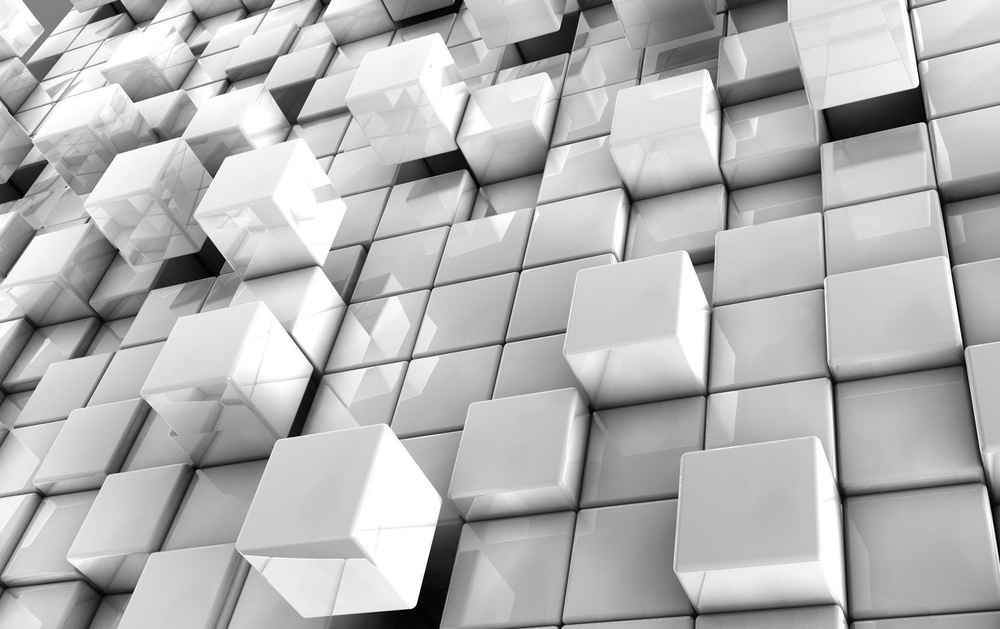
#> input picture image/block.jpg, 1000 x 629 px, shrunk from 1716 x 1080 before the run
$ python feature_harris_corner_detection.py
#> lines starting #> are read from the running program, lines starting #| are printed output that depends on the picture; after the words box and inside, x2 and y2 are one past the last pixel; in counts of white or black regions, pixels touching at a corner belong together
# https://docs.opencv.org/4.x/dc/d0d/tutorial_py_features_harris.html

import numpy as np
import cv2 as cv


# ---------------------- Harris Corner Detector in OpenCV -------------------
img = cv.imread('./image/block.jpg')
#> img is the input picture: shape (629, 1000, 3); min 0, max 255, mean 180
gray = cv.cvtColor(img,cv.COLOR_BGR2GRAY)

gray = np.float32(gray)
dst = cv.cornerHarris(gray,2,3,0.04)
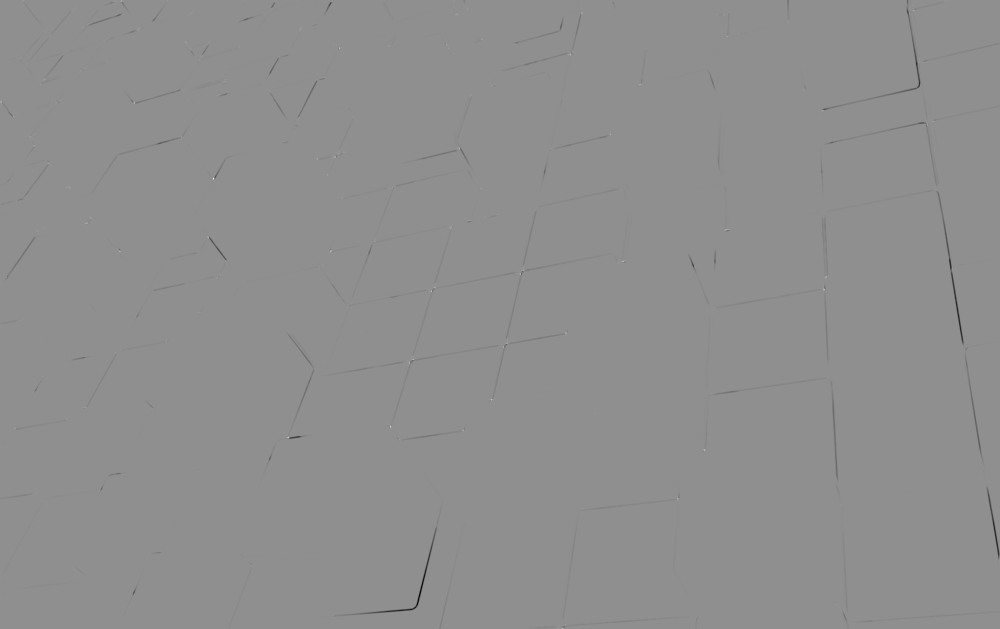
#> dst: shape (629, 1000) float32; min -102028144, max 79112816, mean -212782.3; drawn with min black and max white

# Result is dilated for marking the corners, not important
dst = cv.dilate(dst,None)

# Threshold for an optimal value, it may vary depending on the image.
img[dst>0.01*dst.max()]=[0,0,255]
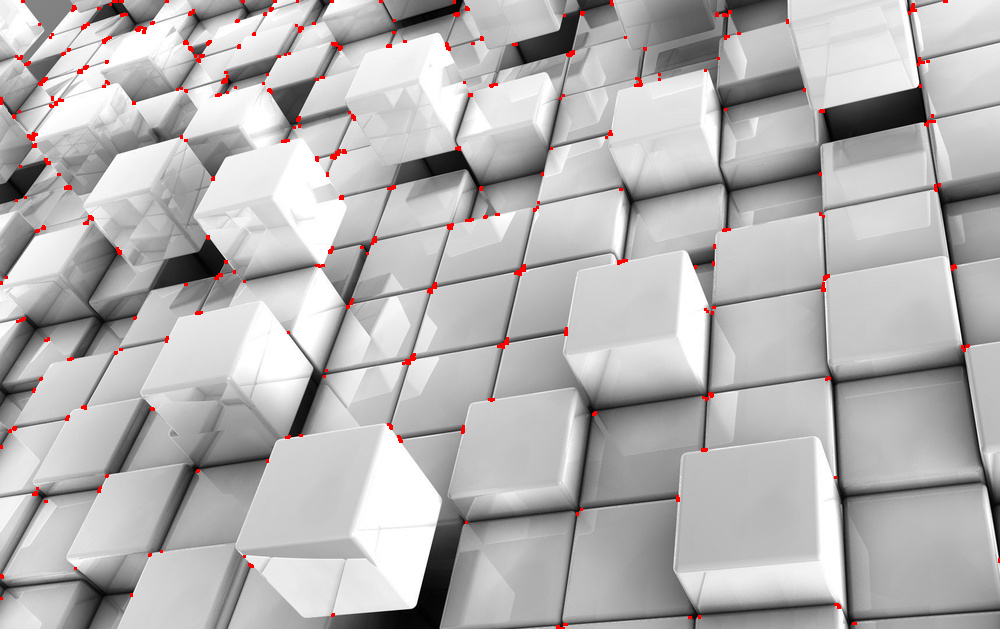
#> img: shape (629, 1000, 3); 0.82% of pixels changed, all inside (x1, y1, x2, y2) = (0, 0, 1000, 629)

cv.imshow('dst',img)
if cv.waitKey(0) & 0xff == 27:
#> (key Esc is pressed here)
    cv.destroyAllWindows()


# ------------------------ Corner with SubPixel Accuracy --------------------
img = cv.imread('./image/star.jpg')
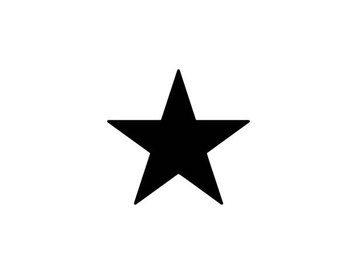
#> input picture image/star.jpg, 357 x 274 px, shrunk from 612 x 471 before the run
#> img is the input picture: shape (274, 357, 3); min 0, max 255, mean 237.4
gray = cv.cvtColor(img,cv.COLOR_BGR2GRAY)
#> gray: shape (274, 357)

gray = np.float32(gray)
dst = cv.cornerHarris(gray,2,3,0.04)
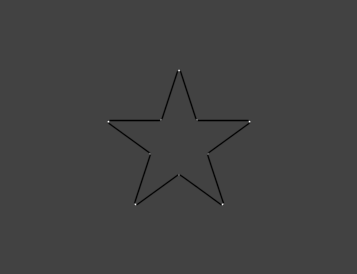
#> dst: shape (274, 357) float32; min -109365376, max 310946688, mean -716245.6; drawn with min black and max white

# Result is dilated for marking the corners, not important
dst = cv.dilate(dst,None)
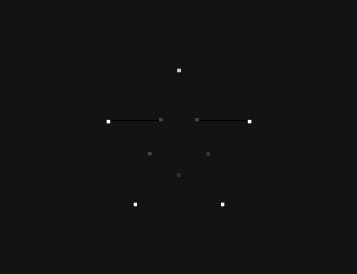
#> dst: shape (274, 357) float32; min -26019806, max 310946688, mean 189624.7; drawn with min black and max white
ret, dst = cv.threshold(dst,0.01*dst.max(),255,0)
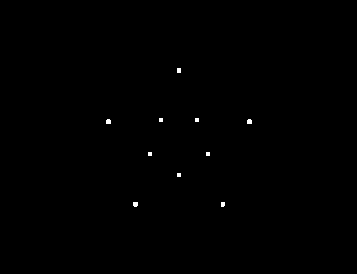
#> dst: shape (274, 357) float32; 0.19% white; 10 white regions (6 under 20 px), largest, box (x1, y1, x2, y2) and area: (106, 119, 111, 124) 23, (247, 119, 252, 124) 23, (133, 202, 138, 207) 23, (177, 68, 181, 73) 20
#> ret = 3109466.9
dst = np.uint8(dst)

# Find centroids
ret, labels, stats, centroids = cv.connectedComponentsWithStats(dst)
#> labels: shape (274, 357) int32; 11 distinct labels, from 0 to 10
#> ret = 11; stats = [[0, 0, 357, 274, 97630], [177, 68, 4, 5, 20], [106, 119, 5, 5, 23], [159, 118, 4, 4, 16], [195, 118, 4, 4, 16], [247, 119, 5, 5, 23], [148, 152, 4, 4, 16], [206, 152, 4, 4, 16], [177, 173, 4, 4, 16], [133, 202, 5, 5, 23], [221, 202, 4, 5, 19]]; centroids = [[178, 136.5], [178.5, 70], [108, 121.2], [160.5, 119.5], [196.5, 119.5], [249, 121.2], [149.5, 153.5], [207.5, 153.5], [178.5, 174.5], [135, 203.8], [222.4, 203.9]]

# Define the criteria to stop and refine the corners
criteria = (cv.TERM_CRITERIA_EPS + cv.TERM_CRITERIA_MAX_ITER, 100, 0.001)
corners = cv.cornerSubPix(gray,np.float32(centroids),(5,5),(-1,-1),criteria)
#> corners = [[178, 136.5], [178.1, 68.19], [106.1, 120.3], [160.3, 119.4], [195.7, 119.5], [249.9, 120.3], [149.7, 152.8], [206.4, 152.9], [178, 173.3], [133.6, 204.6], [222.5, 204.6]]

# Now draw them
res = np.hstack((centroids,corners))
#> res = [[178, 136.5, 178, 136.5], [178.5, 70, 178.1, 68.19], [108, 121.2, 106.1, 120.3], [160.5, 119.5, 160.3, 119.4], [196.5, 119.5, 195.7, 119.5], [249, 121.2, 249.9, 120.3], [149.5, 153.5, 149.7, 152.8], [207.5, 153.5, 206.4, 152.9], [178.5, 174.5, 178, 173.3], [135, 203.8, 133.6, 204.6], [222.4, 203.9, 222.5, 204.6]]
res = np.int0(res)
#> res = [[178, 136, 178, 136], [178, 70, 178, 68], [108, 121, 106, 120], [160, 119, 160, 119], [196, 119, 195, 119], [249, 121, 249, 120], [149, 153, 149, 152], [207, 153, 206, 152], [178, 174, 177, 173], [135, 203, 133, 204], [222, 203, 222, 204]]
img[res[:,1],res[:,0]]=[0,0,255]
#> img: shape (274, 357, 3); 0.01% of pixels changed, all inside (x1, y1, x2, y2) = (108, 70, 250, 204)
img[res[:,3],res[:,2]] = [0,255,0]
#> img: shape (274, 357, 3); mean B, G, R 237.4, 237.4, 237.4

cv.imwrite('./image/star-subpixel.jpg',img)
